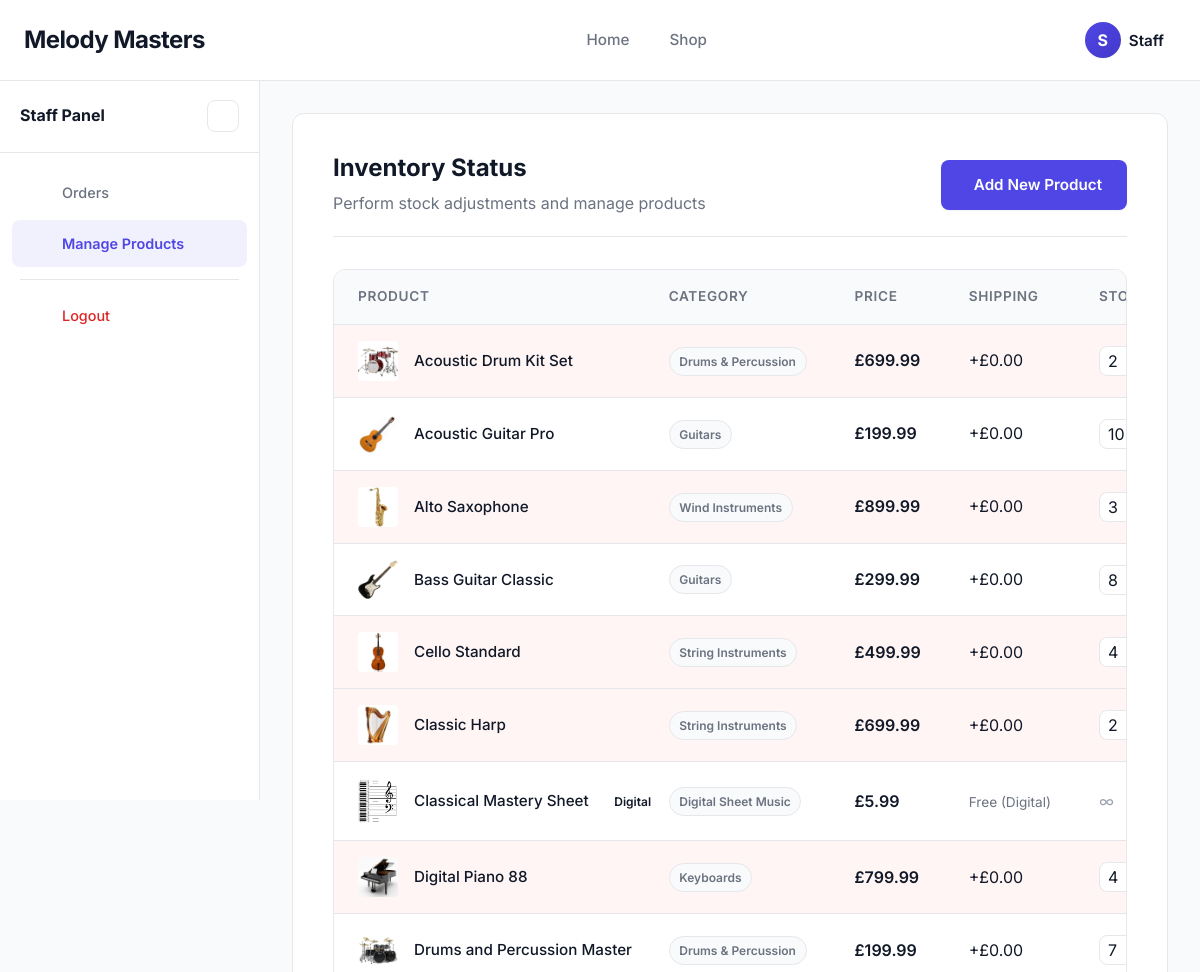
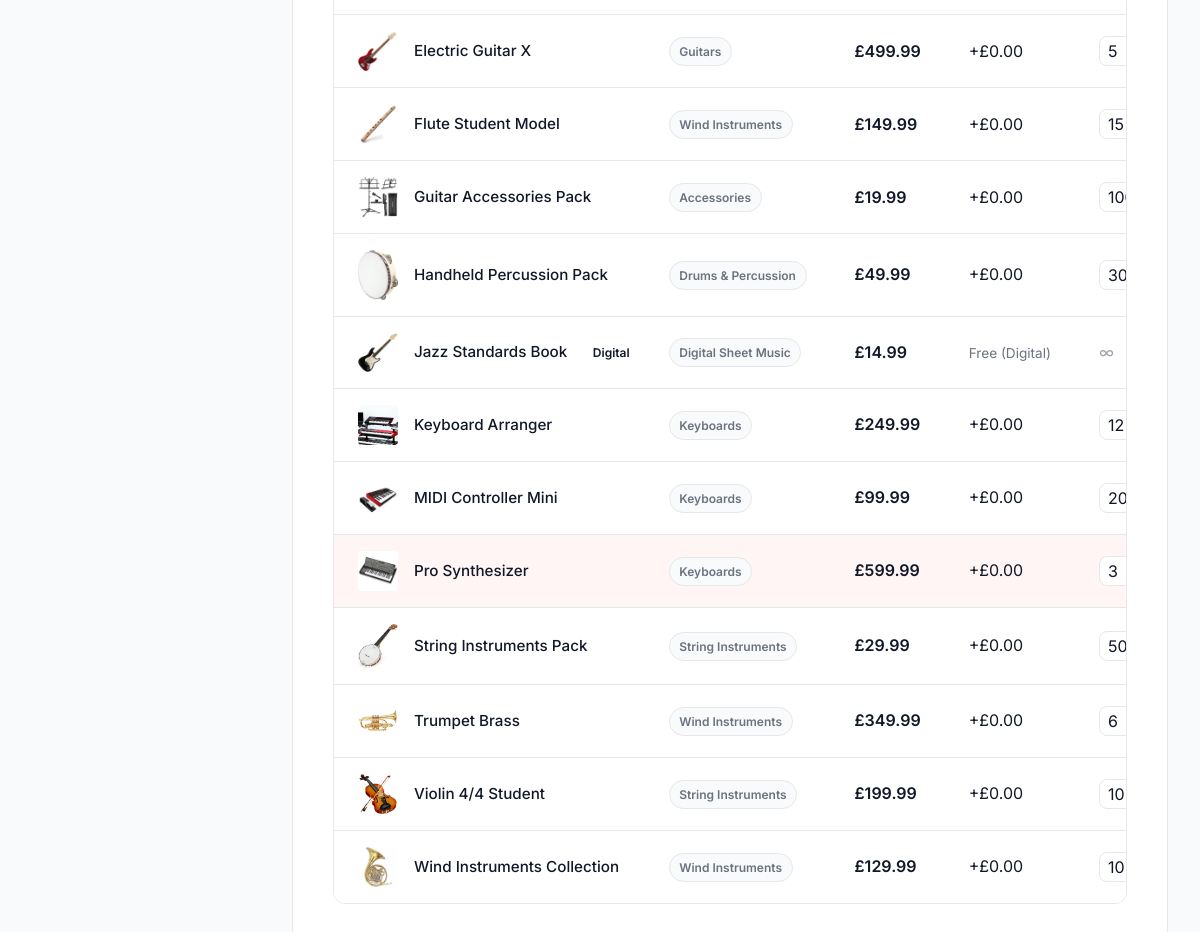
The page /staff/products.php (signed in) on the database its author committed (2 pictures, top to bottom).
### tables this page shows
CREATE TABLE IF NOT EXISTS products (
    id INT AUTO_INCREMENT PRIMARY KEY,
    category_id INT,
    name VARCHAR(255) NOT NULL,
    description TEXT,
    brand VARCHAR(255),
    price DECIMAL(10, 2) NOT NULL,
    shipping_cost DECIMAL(10, 2) NOT NULL DEFAULT 0.00,
    stock INT NOT NULL DEFAULT 0,
    is_digital BOOLEAN DEFAULT FALSE,
    image VARCHAR(255),
    FOREIGN KEY (category_id) REFERENCES categories(id) ON DELETE SET NULL
);

CREATE TABLE IF NOT EXISTS categories (
    id INT AUTO_INCREMENT PRIMARY KEY,
    name VARCHAR(255) NOT NULL,
    parent_id INT DEFAULT NULL,
    FOREIGN KEY (parent_id) REFERENCES categories(id) ON DELETE SET NULL
);

### includes/functions.php (called while the page is built, shortened)
<?php
function formatPrice($price) {
    return '£' . number_format($price, 2);
}
?>

### staff/products.php (the view, shortened to what this page needs)
<?php
require_once '../includes/functions.php';
$action = $_GET['action'] ?? 'list';
$catStmt = $pdo->query("SELECT * FROM categories ORDER BY name ASC");
$categories = $catStmt->fetchAll();
$edit_product = null;
$stmt = $pdo->query("SELECT p.*, c.name as cat_name FROM products p LEFT JOIN categories c ON p.category_id = c.id ORDER BY p.name ASC");
$products = $stmt->fetchAll();
require_once '../includes/header.php';
?>
<div class="dashboard-layout">
        <?php include '../includes/staff_sidebar.php'; ?>
        <div class="dashboard-content" style="padding: 2.5rem;">
            <?php if ($action === 'add'): ?>
                <div class="dashboard-header" style="justify-content: space-between;">
                    <div>
                        <h1 style="font-size: 1.5rem; margin-bottom: 0.5rem;">Add New Product</h1>
                        <p style="color: var(--text-muted); margin: 0;">Add a new physical or digital product to the catalog.</p>
                    </div>
                    <a href="products.php" class="btn btn-secondary"><i class="ph ph-arrow-left"></i> Back to Products</a>
                </div>
                <form action="products.php?action=add" method="POST" enctype="multipart/form-data" style="background: var(--surface-color); padding: 2.5rem; border-radius: var(--radius-lg); border: 1px solid var(--border-color);">
                    <div style="display: grid; grid-template-columns: 1fr 1fr; gap: 1.5rem;">
                        <div class="form-group">
                            <label>Product Name</label>
                            <input type="text" name="name" class="form-control" required>
                        </div>
                        <div class="form-group">
                            <label>Category</label>
                            <select name="category_id" class="form-control" required>
                                <?php foreach($categories as $cat): ?>
                                    <option value="<?php echo $cat['id']; ?>"><?php echo htmlspecialchars($cat['name']); ?></option>
                                <?php endforeach; ?>
                            </select>
                        </div>
                        <div class="form-group">
                            <label>Brand</label>
                            <input type="text" name="brand" class="form-control">
                        </div>
                        <div class="form-group">
                            <label>Product Price (£)</label>
                            <input type="number" step="0.01" name="price" class="form-control" required min="0">
                        </div>
                        <div class="form-group" id="shipping_cost_add_wrapper">
                            <label>Shipping Cost (£)</label>
                            <input type="number" step="0.01" name="shipping_cost" id="shipping_cost_add" class="form-control" required min="0" value="0.00">
                        </div>
                        <div class="form-group">
                            <label>Stock</label>
                            <input type="number" name="stock" class="form-control" required min="0" value="0">
                        </div>
                    </div>
                    <div class="form-group">
                        <label>Product Image</label>
                        <input type="file" name="image" class="form-control" accept="image/*">
                    </div>
                    <div class="form-group">
                        <label>Description</label>
                        <textarea name="description" class="form-control" rows="4"></textarea>
                    </div>
                    <div class="form-group" style="display: flex; align-items: center; gap: 0.5rem;">
                        <input type="checkbox" name="is_digital" id="is_digital_add" value="1" style="width: 20px; height: 20px;" onchange="toggleDigitalAdd()">
                        <label for="is_digital_add" style="margin: 0; cursor: pointer;">This is a Digital Product (No physical shipping required)</label>
                    </div>
                    <div id="digital_add_section" style="display: none; background: var(--bg-color); padding: 1.5rem; border-radius: var(--radius-md); margin-bottom: 1.5rem; border: 1px dashed var(--border-color);">
                        <h4 style="margin-bottom: 1rem; color: var(--primary-color);"><i class="ph ph-file-zip"></i> Digital Product Download</h4>
                        <div class="form-group">
                            <label>Upload File Attachment</label>
                            <input type="file" name="digital_file" class="form-control">
                        </div>
                        <div class="form-group" style="margin-bottom: 0;">
                            <label>OR External Download Link</label>
                            <input type="url" name="download_link" class="form-control" placeholder="https://...">
                        </div>
                    </div>
                    <button type="submit" name="add_product" class="btn btn-primary" style="height: 48px;"><i class="ph ph-plus-circle"></i> Add Product</button>
                    <script>
                        function toggleDigitalAdd() {
                            const isDigital = document.getElementById('is_digital_add').checked;
                            const shippingWrapper = document.getElementById('shipping_cost_add_wrapper');
                            const shippingInput = document.getElementById('shipping_cost_add');
                            if (isDigital) {
                                shippingWrapper.style.display = 'none';
                                shippingInput.value = '0.00';
                            } else {
                                shippingWrapper.style.display = 'block';
                            }
                            document.getElementById('digital_add_section').style.display = isDigital ? 'block' : 'none';
                        }
                    </script>
                </form>
            <?php else: ?>
                <div class="dashboard-header" style="justify-content: space-between;">
                    <div>
                        <h1 style="font-size: 1.5rem; margin-bottom: 0.5rem;">Inventory Status</h1>
                        <p style="color: var(--text-muted); margin: 0;">Perform stock adjustments and manage products</p>
                    </div>
                    <a href="products.php?action=add" class="btn btn-primary"><i class="ph ph-plus-circle"></i> Add New Product</a>
                </div>
                <div class="data-table-wrapper">
                    <table class="data-table">
                        <thead>
                            <tr>
                                <th>Product</th>
                                <th>Category</th>
                                <th>Price</th>
                                <th>Shipping</th>
                                <th>Stock</th>
                            </tr>
                        </thead>
                        <tbody>
                            <?php foreach($products as $p): ?>
                                <tr style="<?php echo (!$p['is_digital'] && $p['stock'] < 5) ? 'background: rgba(239, 68, 68, 0.05);' : ''; ?>">
                                    <td>
                                        <div style="display: flex; align-items: center; gap: 1rem;">
                                            <img src="/melody-masters/assets/images/<?php echo htmlspecialchars($p['image'] ?? 'accessories.jpeg'); ?>" width="40" height="40" style="border-radius: var(--radius-sm); object-fit: cover;" onerror="this.src='/melody-masters/assets/images/accessories.jpeg'">
                                            <span style="font-weight: 500; font-size: 0.95rem;"><?php echo htmlspecialchars($p['name']); ?></span>
                                            <?php if($p['is_digital']): ?>
                                                <span class="badge badge-primary" style="margin-left:auto;"><i class="ph ph-download-simple"></i> Digital</span>
                                            <?php endif; ?>
                                        </div>
                                    </td>
                                    <td><span class="badge badge-neutral"><?php echo htmlspecialchars($p['cat_name']); ?></span></td>
                                    <td style="font-weight: 600;"><?php echo formatPrice($p['price']); ?></td>
                                    <td><?php echo $p['is_digital'] ? '<span style="color:var(--text-muted); font-size:0.85rem;">Free (Digital)</span>' : '+' . formatPrice($p['shipping_cost'] ?? 0); ?></td>
                                    <td>
                                        <?php if($p['is_digital']): ?>
                                            <span style="color: var(--text-light);">∞</span>
                                        <?php else: ?>
                                            <form action="" method="POST" style="display: flex; gap: 0.5rem; align-items: center; width: 150px;">
                                                <input type="number" name="stock" class="form-control" value="<?php echo $p['stock']; ?>" min="0" style="width: 80px; padding: 0.25rem 0.5rem; height: auto;">
                                            </form>
                                        <?php endif; ?>
                                    </td>
                                </tr>
                            <?php endforeach; ?>
                        </tbody>
                    </table>
                </div>
            <?php endif; ?>
        </div>
</div>
<?php require_once '../includes/footer.php'; ?>

### css/style.css (style rules this page uses)
:root { --primary-color: #111827; --primary-hover: #374151; --secondary-color: #6B7280; --accent-color: #4F46E5; --accent-hover: #4338CA; --bg-color: #F9FAFB; --surface-color: #FFFFFF; --text-main: #111827; --text-muted: #6B7280; --text-light: #9CA3AF; --border-color: #E5E7EB; --border-light: #F3F4F6; --success-bg: #ECFDF5; --success-text: #059669; --error-bg: #FEF2F2; --error-text: #DC2626; --warning-bg: #FFFBEB; --warning-text: #D97706; --radius-sm: 4px; --radius-md: 8px; --radius-lg: 12px; --radius-xl: 16px; --radius-full: 9999px; --shadow-sm: 0 1px 2px 0 rgba(0, 0, 0, 0.05); --shadow-md: 0 4px 6px -1px rgba(0, 0, 0, 0.1), 0 2px 4px -1px rgba(0, 0, 0, 0.06); --shadow-lg: 0 10px 15px -3px rgba(0, 0, 0, 0.1), 0 4px 6px -2px rgba(0, 0, 0, 0.05); --shadow-xl: 0 20px 25px -5px rgba(0, 0, 0, 0.1), 0 10px 10px -5px rgba(0, 0, 0, 0.04); --font-sans: 'Inter', -apple-system, BlinkMacSystemFont, "Segoe UI", Roboto, Helvetica, Arial, sans-serif; --transition-speed: 0.2s; }
* { margin: 0; padding: 0; box-sizing: border-box; font-family: var(--font-sans); }
body { background-color: var(--bg-color); color: var(--text-main); line-height: 1.6; display: flex; flex-direction: column; min-height: 100vh; -webkit-font-smoothing: antialiased; -moz-osx-font-smoothing: grayscale; }
a { text-decoration: none; color: var(--accent-color); transition: color var(--transition-speed) ease; }
h1, h2, h3, h4, h5, h6 { font-weight: 700; color: var(--text-main); line-height: 1.2; }
img { max-width: 100%; height: auto; display: block; }
.btn { display: inline-flex; align-items: center; justify-content: center; gap: 0.5rem; padding: 0.75rem 1.5rem; font-size: 0.95rem; font-weight: 600; border-radius: var(--radius-md); cursor: pointer; border: 1px solid transparent; transition: all var(--transition-speed) ease; text-align: center; user-select: none; }
.btn-primary { background-color: var(--accent-color); color: var(--surface-color); box-shadow: var(--shadow-sm); }
.data-table-wrapper { background: var(--surface-color); border-radius: var(--radius-lg); border: 1px solid var(--border-color); overflow-x: auto; }
.data-table { width: 100%; border-collapse: collapse; }
.data-table th, .data-table td { padding: 1rem 1.5rem; text-align: left; border-bottom: 1px solid var(--border-color); vertical-align: middle; white-space: nowrap; }
.data-table th { background-color: var(--bg-color); font-weight: 600; color: var(--text-muted); font-size: 0.85rem; text-transform: uppercase; letter-spacing: 0.05em; }
.data-table tbody tr:last-child td { border-bottom: none; }
.form-control { width: 100%; padding: 0.75rem 1rem; border: 1px solid var(--border-color); border-radius: var(--radius-md); font-size: 1rem; transition: all var(--transition-speed) ease; background-color: var(--surface-color); color: var(--text-main); }
:root { --sidebar-width: 260px; --sidebar-collapsed-width: 72px; }
body.dashboard-page { display: block; }
.dashboard-layout { margin-left: var(--sidebar-width); flex: 1; min-height: calc(100vh - 80px); padding: 2rem; transition: margin-left 0.3s cubic-bezier(0.4, 0, 0.2, 1); width: calc(100% - var(--sidebar-width)); box-sizing: border-box; }
.dashboard-content { background: var(--surface-color); padding: 2rem 2.5rem; border-radius: var(--radius-lg); border: 1px solid var(--border-color); overflow-x: auto; min-width: 0; }
.dashboard-header { display: flex; justify-content: space-between; align-items: center; flex-wrap: wrap; gap: 1rem; margin-bottom: 2rem; padding-bottom: 1.25rem; border-bottom: 1px solid var(--border-color); }
.badge { display: inline-flex; align-items: center; padding: 0.25rem 0.6rem; border-radius: var(--radius-full); font-size: 0.75rem; font-weight: 600; }
.badge-neutral { background: var(--bg-color); color: var(--text-muted); border: 1px solid var(--border-color); }

### rows shown on the page
products: image (picture), name "Acoustic Drum Kit Set", category.name "Drums & Percussion", price "£699.99", shipping_cost "£0.00", stock "2"
products: image (picture), name "Acoustic Guitar Pro", category.name "Guitars", price "£199.99", shipping_cost "£0.00", stock "10"
products: image (picture), name "Alto Saxophone", category.name "Wind Instruments", price "£899.99", shipping_cost "£0.00", stock "3"
products: image (picture), name "Bass Guitar Classic", category.name "Guitars", price "£299.99", shipping_cost "£0.00", stock "8"
products: image (picture), name "Cello Standard", category.name "String Instruments", price "£499.99", shipping_cost "£0.00", stock "4"
products: image (picture), name "Classic Harp", category.name "String Instruments", price "£699.99", shipping_cost "£0.00", stock "2"
products: image (picture), name "Classical Mastery Sheet", is_digital "Digital", category.name "Digital Sheet Music", price "£5.99"
products: image (picture), name "Digital Piano 88", category.name "Keyboards", price "£799.99", shipping_cost "£0.00", stock "4"
products: image (picture), name "Drums and Percussion Master", category.name "Drums & Percussion", price "£199.99", shipping_cost "£0.00", stock "7"
products: image (picture), name "Electric Guitar X", category.name "Guitars", price "£499.99", shipping_cost "£0.00", stock "5"
products: image (picture), name "Flute Student Model", category.name "Wind Instruments", price "£149.99", shipping_cost "£0.00", stock "15"
products: image (picture), name "Guitar Accessories Pack", category.name "Accessories", price "£19.99", shipping_cost "£0.00", stock "100"
products: image (picture), name "Handheld Percussion Pack", category.name "Drums & Percussion", price "£49.99", shipping_cost "£0.00", stock "30"
products: image (picture), name "Jazz Standards Book", is_digital "Digital", category.name "Digital Sheet Music", price "£14.99"
products: image (picture), name "Keyboard Arranger", category.name "Keyboards", price "£249.99", shipping_cost "£0.00", stock "12"
products: image (picture), name "MIDI Controller Mini", category.name "Keyboards", price "£99.99", shipping_cost "£0.00", stock "20"
products: image (picture), name "Pro Synthesizer", category.name "Keyboards", price "£599.99", shipping_cost "£0.00", stock "3"
products: image (picture), name "String Instruments Pack", category.name "String Instruments", price "£29.99", shipping_cost "£0.00", stock "50"
products: image (picture), name "Trumpet Brass", category.name "Wind Instruments", price "£349.99", shipping_cost "£0.00", stock "6"
products: image (picture), name "Violin 4/4 Student", category.name "String Instruments", price "£199.99", shipping_cost "£0.00", stock "10"
products: image (picture), name "Wind Instruments Collection", category.name "Wind Instruments", price "£129.99", shipping_cost "£0.00", stock "10"

### other values the page prints
$avatar_initials "S"
$user_name "Staff"
